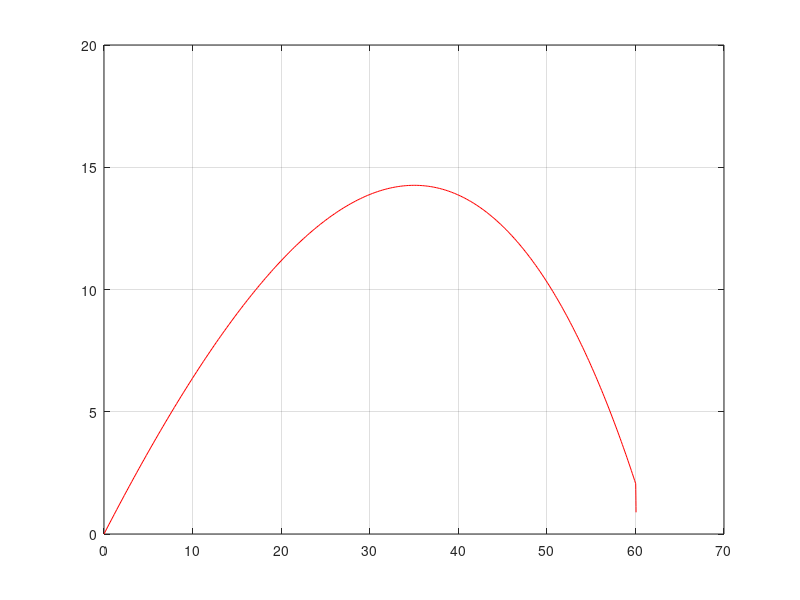

This chart was generated by the following MATLAB code:

clear all;clc;close all;    % clean
heightat60=0   
sx=zeros(10,1)  % x coordinate
sy=sx           
vx=zeros(10,1)  
vy=vx           
dt=0.01         
for v0 = 350:400       
    vx(1)=v0*0.8191/10    % 0.81=cos(35 degree)  
    vy(1)=v0*0.5735/10    
   for count =2:500       
      x=vx(count-1)       
      y=vy(count-1)       
      ax=-0.01276*x*(x^2+y^2)^0.5   
      ay=-0.01276*y*(x^2+y^2)^0.5-9.8  
      vx(count)=vx(count-1)+ax*dt   
      vy(count)=vy(count-1)+ay*dt   
      sx(count)= sum(vx(1:count))*dt+sx(1) 
      sy(count)= sum(vy(1:count))*dt+sy(1)
      if sx(count)>60 || sy(count)<0   
          heightat60=sy(count)       
          break;
      end
   end
   if heightat60>2    % stop when the ball can fly over the wall
      break;
   end
end
plot(sx,sy,'r-')   
grid on         
